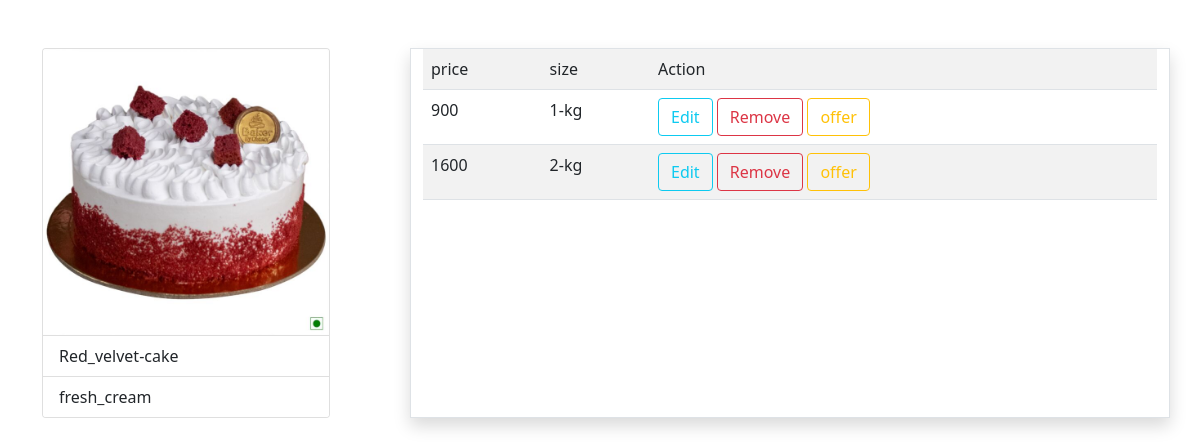
The page /cakes/3/ (signed in) on the database its author committed.
### cakebxapp/models.py (models this page shows, shortened)
class Cakes(models.Model):
    options=(
        ("carrot-cake","carrot-cake"),
        ("Red_velvet-cake","Red_velvet-cake"),
        ("cheese-cake","cheese-cake"),
        ("fruit-cake","fruit-cake"),
        ("chiffon-cake","chiffon-cake"),
        ("pound-cake","pound-cake"),
        ("chocolate-cake","chocolate-cake"),
        ("vanila-cake","vanila-cake"),
        ("mango-cake","mango-cake"),
        ("strawberry-cake","strawberry-cake"),
        ("butter-scotch","butter-scotch"),
    )
    name=models.CharField(max_length=200,choices=options)
    image=models.ImageField(upload_to="image")
    Catagory=models.ForeignKey(Catagory,on_delete=models.CASCADE)

class Catagory(models.Model):
    options=(
        ("plum-cake","plum-cake"),
        ("fresh_cream","fresh_cream"),
        ("marble-cake","marble-cake"),
        ("cup-cake","cup-cake"),
        ("cream-cake","cream-cake"),
    )
    types=models.CharField(max_length=200,choices=options,default="cream-cake")
    is_available=models.BooleanField(default=True)

class Cake_variant(models.Model):
    Cake=models.ForeignKey(Cakes,on_delete=models.CASCADE)
    options=(
        ("500-gm","500-gm"),
        ("750-gm","750-gm"),
        ("1-kg","1-kg"),
        ("2-kg","2-kg"),
        ("3-kg","3-kg"),
        ("5-kg","5-kg"),
    )
    size=models.CharField(max_length=200,choices=options,default="1-kg")
    price=models.PositiveIntegerField()

### cakebxapp/views.py (the view)
# urls.py: path("cakes/<int:pk>/",CakeDetailView.as_view(),name="cake-detail"),
@method_decorator(decs,name="dispatch")
class CakeDetailView(DetailView):
    template_name="cakebxapp/cake_detail.html"
    model=Cakes
    context_object_name="cake"

### cakebxapp/views.py (called while the page is built)
def signin_required(fn):
    def wrapper(request,*args,**kwargs):
        if not request.user.is_authenticated:
            messages.error(request,"invalid session...")
            return redirect("signin")
        else:
            return fn(request,*args,**kwargs)
    return wrapper

def is_admin(fn):
    def wrapper(request,*args,**kwargs):
        if not request.user.is_superuser:
            messages.error(request,"permision denied for current user...")
            return redirect("signin")
        else:
            return fn(request,*args,**kwargs)
    return wrapper

### cakebxapp/templates/cakebxapp/cake_detail.html (shortened to what this page needs)
<!DOCTYPE html>
<html lang="en">
<head>
    <link href="https://cdn.jsdelivr.net/npm/bootstrap@5.0.2/dist/css/bootstrap.min.css" rel="stylesheet">
</head>
<body>
    <div class="container mt-5">
        <div class="row">
            <div class="col-4">
                <div class="card" style="width: 18rem;">
                    <img src="{{cake.image.url}}" class="card-img-top" alt="...">
                    <ul class="list-group list-group-flush">
                      <li class="list-group-item">{{cake.name}}</li>
                      <li class="list-group-item">{{cake.Catagory.types}}</li>
                    </ul>
                  </div>
            </div>
            <div class="col-8 border shadow">
                <table class="table table-striped">
                    <tr>
                        <td>price</td>
                        <td>size</td>
                        <td>Action</td>
                    </tr>
                    {%for c in cake.cake_variant_set.all%}
                    <tr>
                        <td>{{c.price}}</td>
                        <td>{{c.size}}</td>
                        <td>
                            <a href="{%url 'update-variant' c.id%}" class="btn btn-outline-info">Edit</a>
                            <a href="{%url 'remove-variant' c.id%}" class="btn btn-outline-danger">Remove</a>
                            <a href="{%url 'offer-variant' c.id%}" class="btn btn-outline-warning">offer</a>
                        </td>
                    </tr>
                    {%endfor%}
                </table>
            </div>
        </div>
    </div>
</body>
</html>

### rows shown on the page
Cakes: image (picture), name "Red_velvet-cake", Catagory.types "fresh_cream"
Cake_variant: price "900", size "1-kg"
Cake_variant: price "1600", size "2-kg"
